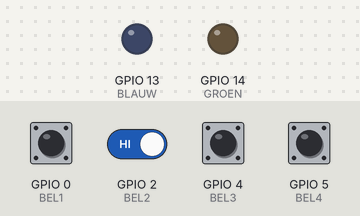
A sketch run on a simulated ESP8266 (NodeMCU). Parts: output pins drawn as LEDs (lit = HIGH). Dashed ring = blinking. The test bench sets the inputs (shaded band); at power-on: GPIO 0 (BEL1), GPIO 2 (BEL2), GPIO 4 (BEL3), GPIO 5 (BEL4) HIGH. WiFi joins after 1.5 s; servers stay silent unless stated; uploads are accepted with an empty reply; what the sketch prints to the serial monitor is not drawn.

Above: at 2.9 s.
3.0 s: GPIO 0 (BEL1) pulled LOW for 0.15 s
At 3.8 s:
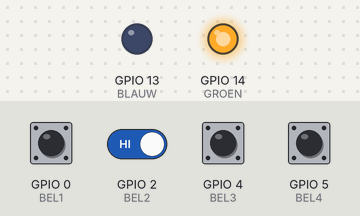
5.9 s: GPIO 0 (BEL1) driven LOW and GPIO 2 (BEL2) driven LOW
At 6.05 s:
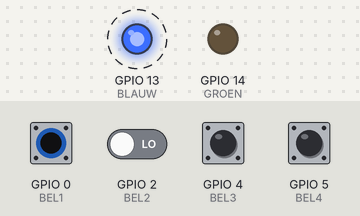
At 7.54 s:
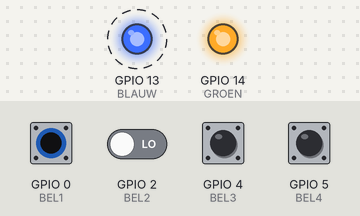
Timing chart, 0 to 14.9 s (numbered marks = the images above; inputs shaded):
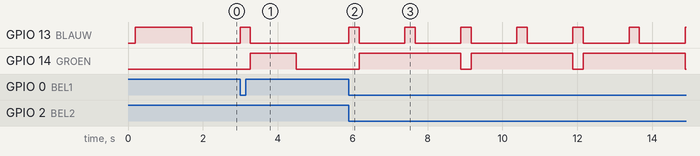

Measured:
- after the input at 3.0 s, GPIO 13 (BLAUW): LOW → HIGH at once, → LOW 0.27 s later; GPIO 14 (GROEN): LOW → HIGH after 0.27 s, → LOW 1.2 s later
- after the input at 5.9 s, GPIO 13 (BLAUW): alternates HIGH for 0.27 s and LOW for 1.2 s, starting at once; GPIO 14 (GROEN): alternates HIGH for 2.7 s and LOW for 0.27 s, starting after 0.27 s

The sketch:

16_centrale.ino
```cpp
#include <ESP8266WiFi.h>

#define BELSSID "ISSDNETWERK"
#define PASSWORD "WACHTWOORDJE"

#define BEL1 0
#define BEL2 2
#define BEL3 4
#define BEL4 5
#define GROEN  14
#define BLAUW  13

void setup() {
	pinMode(BEL1,INPUT_PULLUP);
	pinMode(BEL2,INPUT_PULLUP);
	pinMode(BEL3,INPUT_PULLUP);
	pinMode(BEL4,INPUT_PULLUP);
	pinMode(GROEN,OUTPUT);
	pinMode(BLAUW,OUTPUT);

	digitalWrite(BLAUW,LOW);
	delay(200);
	digitalWrite(BLAUW,HIGH);

	Serial.begin(115200);
	WiFi.config(IPAddress(192,168,0,180), IPAddress(192,168,0,1), IPAddress(255,255,255,0));
	WiFi.begin(BELSSID, PASSWORD);
	while (WiFi.status() != WL_CONNECTED) {
  delay(500);
  Serial.print(".");
 }

	digitalWrite(BLAUW,LOW);
	Serial.print("IP-adres: ");
 Serial.println(WiFi.localIP());
}

void loop() {
 boolean bel1=digitalRead(BEL1)==LOW;
 boolean bel2=digitalRead(BEL2)==LOW;
 boolean bel3=digitalRead(BEL3)==LOW;
 boolean bel4=digitalRead(BEL4)==LOW;

 if(bel1 || bel2 || bel3 || bel4) {
  Serial.print("Bel1-4: ");
  Serial.print(bel1);Serial.print(" ");
  Serial.print(bel2);Serial.print(" ");
  Serial.print(bel3);Serial.print(" ");
  Serial.println(bel4);
 }

 if(bel1) Bel(1);
 if(bel2) Bel(2);
 if(bel3) Bel(3);
 if(bel4) Bel(4);
 digitalWrite(BLAUW,LOW);
 digitalWrite(GROEN,LOW);
}

void Bel(int Nummer) {
	digitalWrite(BLAUW,HIGH);
	Serial.print("Bel ");Serial.println(Nummer);
 static const char * Host[]={"192.168.0.181","192.168.0.182",
  "192.168.0.183","192.168.0.184"
 };
 Serial.println(Nummer);
 WiFiClient client;
 if(!client.connect(Host[Nummer-1], 80)) {
  Serial.println("connection failed");
  return;
 }

 String url = "/bel";
 Serial.print("Requesting URL: ");
 Serial.println(url);

 client.print(String("GET ") + url + " HTTP/1.1\r\n" +
               "Host: " + Host[Nummer-1] + "\r\n" +
               "Connection: close\r\n\r\n");
 delay(10);
 while(client.available()){
 	digitalWrite(BLAUW,LOW);
 	digitalWrite(GROEN,HIGH);
  String line = client.readStringUntil('\r');

  Serial.print(line);
 }

 delay(220);
 digitalWrite(GROEN,HIGH);
 digitalWrite(BLAUW,HIGH);
}
```
